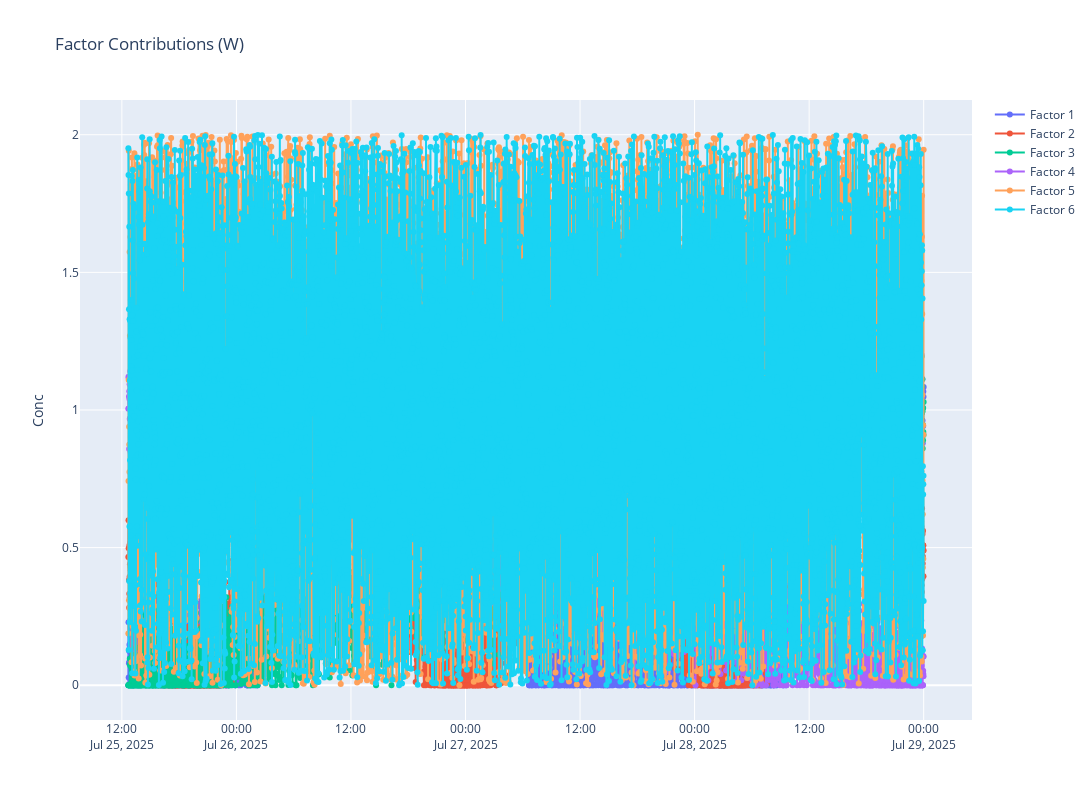

Source (notebook cell):
### Code cell
# Example of how to customize the factor contributions. Curve_type options: 'uniform', 'decreasing', 'increasing', 'logistic', 'periodic'
# simulator.update_contribution(factor_i=0, curve_type="logistic", scale=0.1, frequency=0.5)
# simulator.update_contribution(factor_i=1, curve_type="periodic", minimum=0.0, maximum=1.0, frequency=0.5, scale=0.1)
# simulator.update_contribution(factor_i=2, curve_type="increasing", minimum=0.0, maximum=1.0, scale=0.1)
# simulator.update_contribution(factor_i=3, curve_type="decreasing", minimum=0.0, maximum=1.0, scale=0.1)
simulator.plot_synthetic_contributions()

### Figure 1 — Plotly figure (JSON) as saved in the notebook; plotly's stock layout.template omitted (floating-point values rounded to 4 significant figures; data arrays with more than 128 entries replaced by an {"elided": "..."} marker saying what was removed)
{"data": [{"mode": "lines+markers", "name": "Factor 1", "type": "scatter", "x": {"elided": "5000 str values"}, "y": {"elided": "5000 float values"}}, {"mode": "lines+markers", "name": "Factor 2", "type": "scatter", "x": {"elided": "5000 str values"}, "y": {"elided": "5000 float values"}}, {"mode": "lines+markers", "name": "Factor 3", "type": "scatter", "x": {"elided": "5000 str values"}, "y": {"elided": "5000 float values"}}, {"mode": "lines+markers", "name": "Factor 4", "type": "scatter", "x": {"elided": "5000 str values"}, "y": {"elided": "5000 float values"}}, {"mode": "lines+markers", "name": "Factor 5", "type": "scatter", "x": {"elided": "5000 str values"}, "y": {"elided": "5000 float values"}}, {"mode": "lines+markers", "name": "Factor 6", "type": "scatter", "x": {"elided": "5000 str values"}, "y": {"elided": "5000 float values"}}], "layout": {"height": 800, "title": {"text": "Factor Contributions (W)"}, "width": 1200, "yaxis": {"title": {"text": "Conc"}}}}
